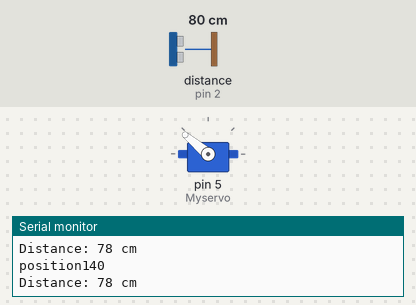
A sketch run on a simulated Arduino Uno, built with avr-gcc and run on an emulated ATmega328P. Parts: servo, the last lines printed to the serial monitor. Wiring (inferred from the names in the program): ultrasonic range finder: trigger pin 3; echo pin 2. The inputs (shaded band) are chosen by the test bench; at power-on: distance to the obstacle (sensor on pin 2) 80 cm. The echo pulse lasts 58.3 µs per cm.

Above: at 1.2 s.
1.3 s: distance to the obstacle (sensor on pin 2) set to 103 cm
At 3.7 s:
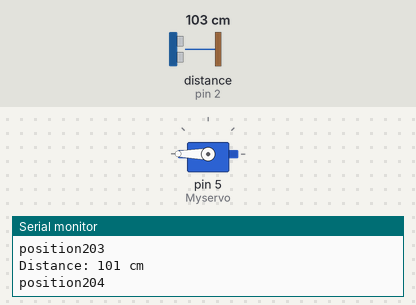
4.3 s: distance to the obstacle (sensor on pin 2) set to 2 cm
At 5.5 s:
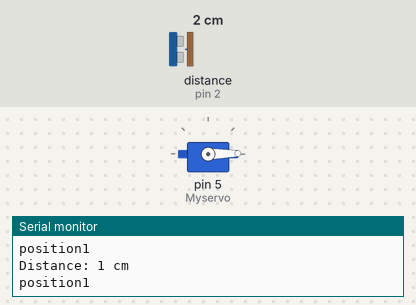
5.8 s: distance to the obstacle (sensor on pin 2) set to 120 cm
8.8 s: distance to the obstacle (sensor on pin 2) set to 18 cm
10.3 s: distance to the obstacle (sensor on pin 2) set to 60 cm
At 10.6 s:
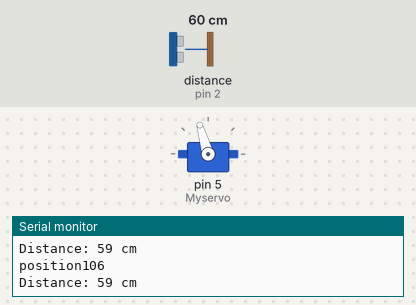
11.8 s: distance to the obstacle (sensor on pin 2) set to 250 cm
At 12.47 s:
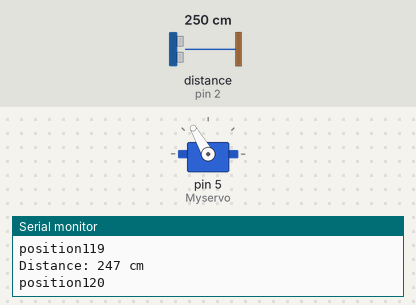
Timing chart, 0 to 15.8 s (numbered marks = the images above; inputs shaded):
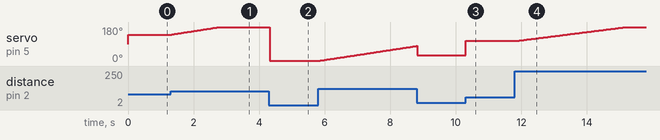

Measured:
- after the input at 1.3 s, servo on pin 5 (Myservo): moves from 140° to 180° over 1.4 s, starting at once
- after the input at 4.3 s, servo on pin 5 (Myservo): 180° → 1° at once
- after the input at 5.8 s, servo on pin 5 (Myservo): moves from 1° to 80° over 3.0 s, starting at once
- after the input at 10.3 s, servo on pin 5 (Myservo): 30° → 106° at once
- after the input at 11.8 s, servo on pin 5 (Myservo): moves from 106° to 180° over 3.3 s, starting at once

The sketch:

servo_ultrasonic.ino
```cpp
#define echoPin 2 // attach pin D2 Arduino to pin Echo of HC-SR04
#define trigPin 3 //attach pin D3 Arduino to pin Trig of HC-SR04

long duration;
int distance;
int pdistance;
int position=0;

#include<Servo.h>
Servo Myservo;

void setup(){
    pinMode(trigPin,OUTPUT);
    pinMode(echoPin,INPUT);
    Serial.begin(9600);
    Myservo.attach(5);


}

void loop(){
    // Clears the trigPin condition
    digitalWrite(trigPin, LOW);
    delayMicroseconds(2);
    digitalWrite(trigPin, HIGH);
    delayMicroseconds(10);

    //Sets the trigPin HIGH (ACTIVE) for 10 microseconds
    digitalWrite(trigPin, LOW);
    // Reads the echoPin, returns the sound wave travel time in microseconds
    duration = pulseIn(echoPin, HIGH);
    // Calculating the distance
    distance = duration * 0.034 / 2; // Speed of sound wave divided by 2 (go and back)
    // Displays the distance on the Serial Monitor
    Serial.print("Distance: ");
    Serial.print(distance);
    Serial.println(" cm");


     if (distance<100) position=map(distance,0,100,0,180);
     else position+=1;


    Myservo.write(position);
    Serial.print("position");Serial.println(position);

    pdistance=distance;


    delay(30);
}
```
